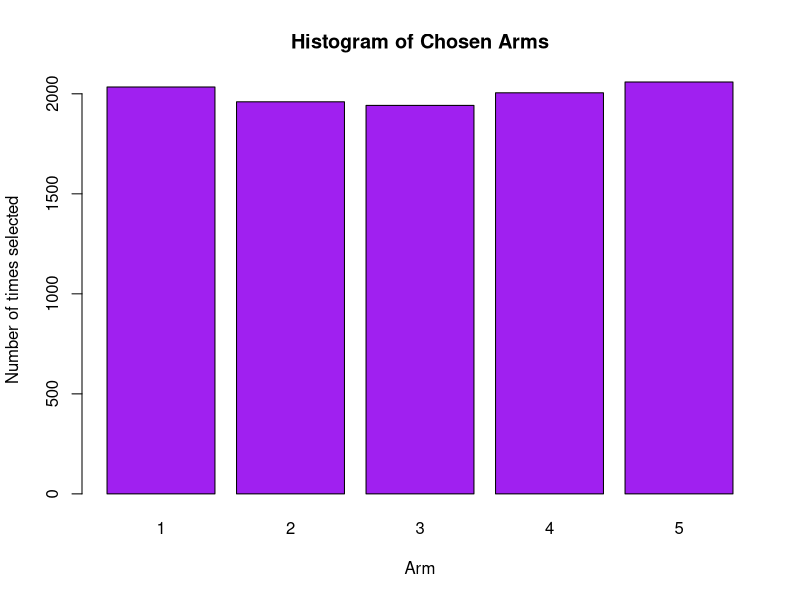
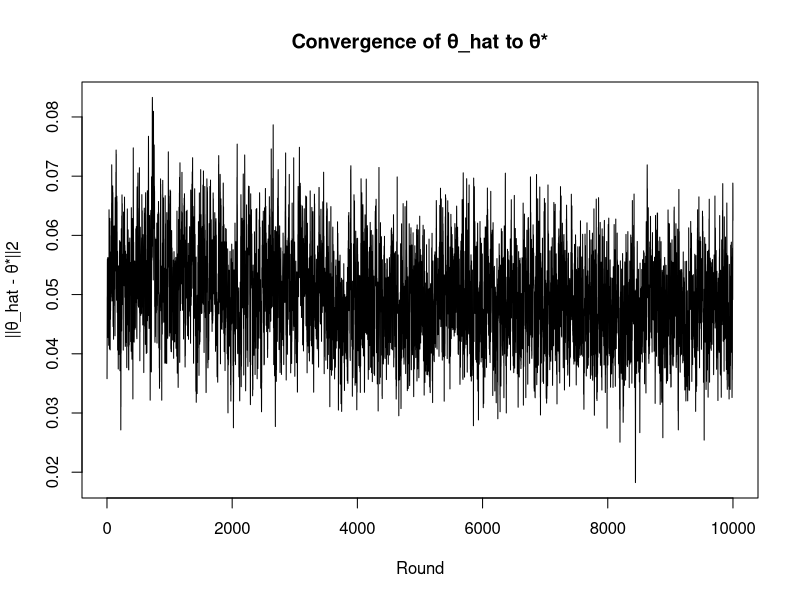
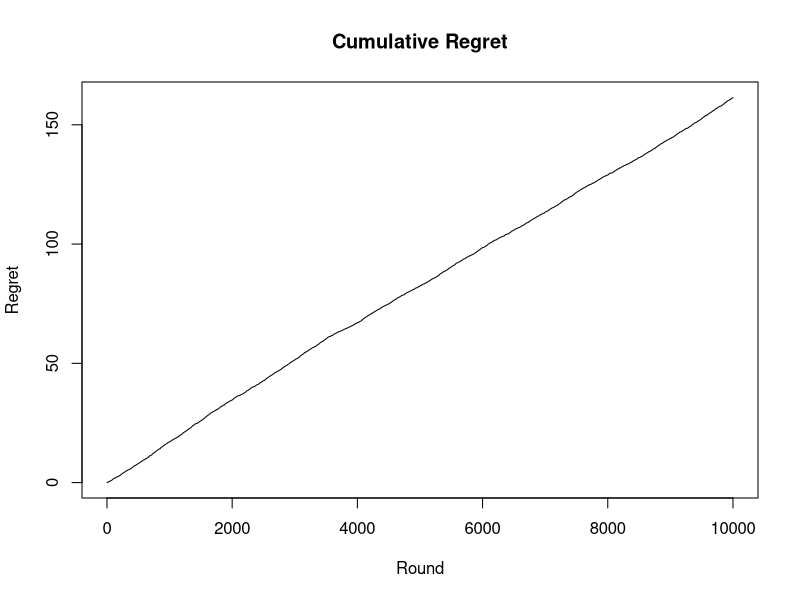
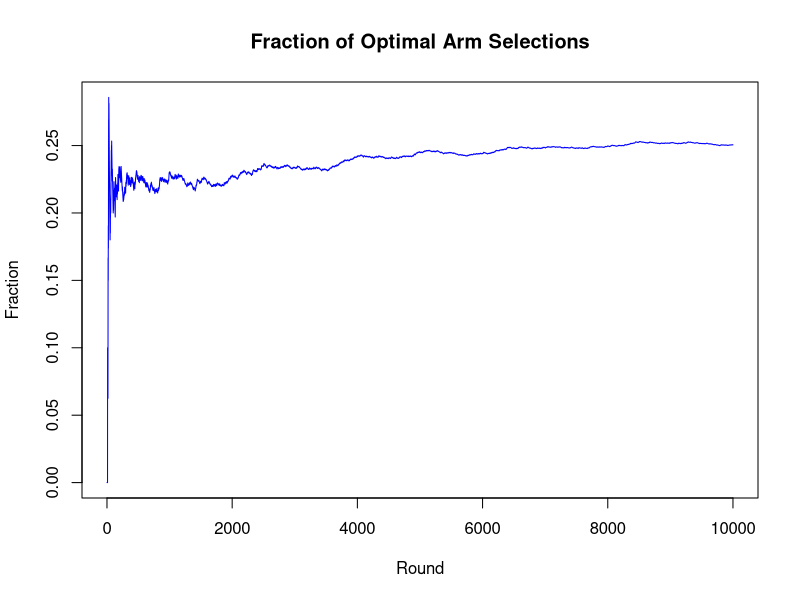

The R source for these figures, in order:
# Parameters
T <- 10000            # number of rounds
K <- 5                # number of arms
d_context <- 4        # context dimension
d <- K * d_context    # full parameter dimension

sigma0 <- 0.01        # prior sd
sigma  <- 0.5         # observation noise sd

# LMC hyperparameters
h     <- 1e-6
beta  <- 1.0
K_lmc <- 20

# SFG hyperparameters
eta        <- 1.0
lambda_sfg <- 0.5
b_cap      <- 1000
s_param    <- 5.0


phi_map <- function(X, a) 
{
  vec <- rep(0, d)
  st <- (a - 1) * d_context + 1
  end_idx <- st + d_context - 1
  vec[st:end_idx] <- X
  return(vec)
}

sigmoid_stable <- function(z) 
{
  ifelse(z >= 0, 1 / (1 + exp(-z)), exp(z) / (1 + exp(z)))
}

# Gradient 
grad_loss_sfg <- function(theta, A, b, ctx)
{
  grad_prior <- theta / (sigma0^2)
  grad_sqerr <- if (sum(A) > 0) 2 * eta * (A %*% theta - b) else rep(0, d)
  # SFG term (only depends on current context)
  vals <- sapply(1:K, function(a) sum(phi_map(ctx, a) * theta))
  a_star <- which.max(vals)
  f_star <- vals[a_star]
  phi_max <- phi_map(ctx, a_star)
  z <- s_param * (b_cap - f_star)
  grad_sfg <- - lambda_sfg * sigmoid_stable(z) * phi_max
  
  return(drop(grad_prior + grad_sqerr + grad_sfg))
}


# True parameter and storage
theta_star <- rnorm(d, mean = 0, sd = sigma0)
theta_curr <- rep(0, d)

regrets      <- numeric(T)
chosen_arms  <- integer(T)
optimal_arms <- integer(T)
errors1      <- numeric(T)

# Statistics for fast gradient updates
A <- matrix(0, d, d)  # ∑ φ φ^T
b <- rep(0, d)        # ∑ φ r


for (t in 1:T) 
{
  # New context
  X_t <- rnorm(d_context, mean = 0, sd = 1)
  
  # LMC updates
  for (k in 1:K_lmc) 
  {
    noise <- rnorm(d)
    grad <- grad_loss_sfg(theta_curr, A, b, X_t)
    theta_curr <- theta_curr - h * grad + sqrt(2*h/beta) * noise
  }
  
  # Predict rewards and choose arm
  pred_rewards <- sapply(1:K, function(a) sum(phi_map(X_t, a) * theta_curr))
  a_t <- which.max(pred_rewards)
  chosen_arms[t] <- a_t  
  
  # True reward
  eps_t <- rnorm(1, mean = 0, sd = sigma)
  r_t <- sum(phi_map(X_t, a_t) * theta_star) + eps_t
  
  # Regret
  opt_rewards <- sapply(1:K, function(a) sum(phi_map(X_t, a) * theta_star))
  opt_arm <- which.max(opt_rewards)
  optimal_arms[t] <- opt_arm
  regrets[t] <- max(opt_rewards) - sum(phi_map(X_t, a_t) * theta_star)
  
  # Update statistics
  phi_t <- phi_map(X_t, a_t)
  A <- A + tcrossprod(phi_t)  # φ φ^T
  b <- b + phi_t * r_t
  
  errors1[t] <- sqrt(sum((theta_curr - theta_star)^2))
}

cumulative_regret <- cumsum(regrets)

cat(sprintf("Final cumulative regret: %.2f\n", cumulative_regret[T]))

# Arm selection histogram
cat("\nArm selection frequencies:\n")
print(table(chosen_arms))
barplot(table(chosen_arms), col="purple",
        main="Histogram of Chosen Arms",
        xlab="Arm", ylab="Number of times selected")

# Accuracy of arm selection
accuracy <- mean(chosen_arms == optimal_arms)
cat(sprintf("\nAccuracy of optimal arm selection: %.2f%%\n", 100 * accuracy))

# convergence of θ_hat to θ*
plot(errors1, type = "l", main = "Convergence of θ_hat to θ*",
     xlab = "Round", ylab = "||θ_hat - θ*||2")

# cumulative regret
plot(cumulative_regret, type = "l", main = "Cumulative Regret",
     xlab = "Round", ylab = "Regret")

# fraction of times optimal arm was chosen over time
optimal_fraction <- cumsum(chosen_arms == optimal_arms) / (1:T)
plot(optimal_fraction, type = "l", col = "blue",
     main = "Fraction of Optimal Arm Selections",
     xlab = "Round", ylab = "Fraction")


